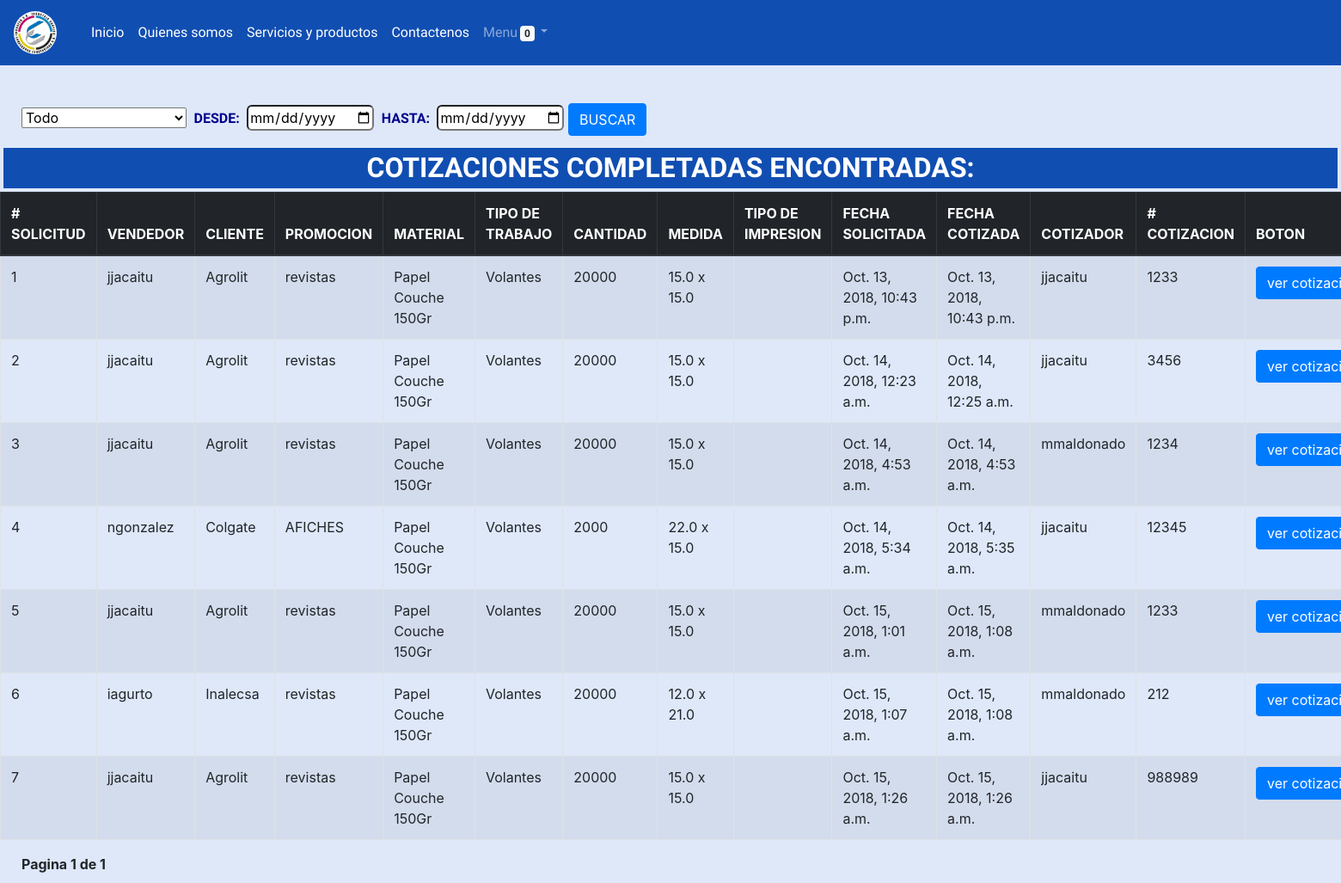
Page /cotizacion/ (signed in) on the committed database.
### cotizacion/models.py (models this page shows, shortened)
class CotizacionesSolicitadas(models.Model):
    num_solicitud = models.AutoField(primary_key = True)
    vendedor = models.CharField(max_length=20, blank=True)
    trabajo = models.CharField(max_length=40)
    nombre_cliente = models.ForeignKey(Clientes, on_delete=models.PROTECT, related_name="client")
    tipo_trabajo = models.CharField(max_length=30,null=True,blank=True)
    cantidad = models.IntegerField()
    material = models.CharField(max_length=30,null=True,blank=True)
    descripcion_material = models.CharField(max_length=30,null=True,blank=True)
    medida_alto = models.FloatField(null=True,blank=True,validators=[MaxValueValidator(99)])
    medida_ancho = models.FloatField(null=True,blank=True,validators=[MaxValueValidator(99)])
    impresion_tiro = models.CharField(max_length=30,null=True,blank=True)
    impresion_retiro = models.CharField(max_length=30,null=True,blank=True)
    uv = models.CharField(max_length=30,null=True,blank=True)
    laminado = models.CharField(max_length=30,null=True,blank=True)
    troquelado = models.CharField(max_length=30,null=True,blank=True)
    material2 = models.CharField(max_length=30,null=True,blank=True)
    medida_alto_2 = models.FloatField(null=True,blank=True,validators=[MaxValueValidator(99)])
    medida_ancho_2 = models.FloatField(null=True,blank=True,validators=[MaxValueValidator(99)])
    descripcion_material2 = models.CharField(max_length=30,null=True,blank=True)
    impresion_tiro2 = models.CharField(max_length=30,null=True,blank=True)
    impresion_retiro2 = models.CharField(max_length=30,null=True,blank=True)
    uv2 = models.CharField(max_length=30,null=True,blank=True)
    laminado2 = models.CharField(max_length=30,null=True,blank=True)
    troquelado2 = models.CharField(max_length=30,null=True,blank=True)
    material3 = models.CharField(max_length=30,null=True,blank=True)
    medida_alto_3 = models.FloatField(null=True,blank=True,validators=[MaxValueValidator(99)])
    medida_ancho_3 = models.FloatField(null=True,blank=True,validators=[MaxValueValidator(99)])
    descripcion_material3 = models.CharField(max_length=30,null=True,blank=True)
    impresion_tiro3 = models.CharField(max_length=30,null=True,blank=True)
    impresion_retiro3 = models.CharField(max_length=30,null=True,blank=True)
    uv3 = models.CharField(max_length=30,null=True,blank=True)
    laminado3 = models.CharField(max_length=30,null=True,blank=True)
    troquelado3 = models.CharField(max_length=30,null=True,blank=True)
    fecha_solicitada = models.DateTimeField(auto_now_add=True)
    detalles = models.CharField(max_length=300, blank=True,null=True)
    fecha_completada = models.DateTimeField(auto_now=True)
    cotizador = models.CharField(max_length=20, blank=True)
    numero_cotizacion = models.CharField(max_length=20, blank=True)
    imagen = models.ImageField(upload_to="uploads/", blank=True, null=True, default="none")

class Clientes(models.Model):
    nombre = models.CharField(max_length=40)
    vendedor_asociado = models.ForeignKey(Usuarios, on_delete=models.PROTECT)
    usuario = models.CharField(max_length=20, blank=True)
    def __str__(self):
        return self.nombre

### cotizacion/views.py (the view, shortened to what this page needs)
# urls.py: path("cotizacion/",views.cotizaciones_completadas, name="cotizaciones_completadas"),
@login_required
def cotizaciones_completadas(request):
    ver = False
    cotizaciones_existentes = CotizacionesSolicitadas.objects.all().filter(cotizador__exact="")
    clientes_creados = models.Clientes.objects.all().order_by("nombre")
    trabajos_creados = models.TipoDeTrabajo.objects.all().order_by("trabajo")
    cotizadores = models.Usuarios.objects.all().filter(categoria="COT").order_by("username")
    vendedores = models.Usuarios.objects.all().filter(categoria="VEN").order_by("username")
    if request.method == "GET":
        cotizaciones = CotizacionesSolicitadas.objects.all().exclude(cotizador__exact="")
        paginator = Paginator(cotizaciones,10)
        page = request.GET.get('page')
        cotizaciones_completadas = paginator.get_page(page)
        return render(request,"cotizaciones_completadas.html",{"cotizaciones_completadas":cotizaciones_completadas,"ver":ver,"clientes_creados":clientes_creados,"trabajos_creados":trabajos_creados,"cotizadores":cotizadores,"vendedores":vendedores, "cotizaciones_existentes":cotizaciones_existentes})

### templates/cotizaciones_completadas.html (shortened to what this page needs)
{% extends "base.html" %}
{% block content %}
<div class="container">
  <form enctype="multipart/form-data" method="POST">
  <select  class="seleccion" name="seleccion" onchange="filtros_busqueda(this)">
    <option value="Todo">Todo</option>
  </select>
  <label for="desde">DESDE:</label>
  <input id="desde" type="date" name="desde" value="">
  <label for="hasta">HASTA:</label>
  <input id="hasta" type="date" name="hasta" value="">
  <input type="submit" name="buscar" class="btn btn-primary" value="BUSCAR">
</div>
{% if ver == False %}
<h2>COTIZACIONES COMPLETADAS ENCONTRADAS:</h2>
<div class="">
<table class="table table-striped table-bordered">
<thead class="thead-dark">
    <th># SOLICITUD</th>
  <th>VENDEDOR</th>
  <th>CLIENTE</th>
  <th>PROMOCION</th>
  <th>MATERIAL</th>
  <th>TIPO DE TRABAJO</th>
  <th>CANTIDAD</th>
  <th>MEDIDA</th>
  <th>TIPO DE IMPRESION</th>
  <th>FECHA SOLICITADA</th>
  <th>FECHA COTIZADA</th>
  <th>COTIZADOR</th>
  <th># COTIZACION</th>
  <th>BOTON</th>
</thead>
{% for cotizacion in cotizaciones_completadas %}
{% if cotizaciones.vendedor == user.username or user.categoria == "COT" or user.categoria == "ADM" %}
<tr>
  <form enctype="multipart/form-data" method="POST">
  <td name="numero">{{ cotizacion.num_solicitud }} </td>
  <td>{{ cotizacion.vendedor }} </td>
  <td>{{ cotizacion.nombre_cliente }} </td>
  <td>{{ cotizacion.trabajo}}</td>
  <td>{{ cotizacion.material }} </td>
  <td>{{ cotizacion.tipo_trabajo }} </td>
  <td>{{ cotizacion.cantidad }} </td>
  <td>{{ cotizacion.medida_ancho }} x {{ cotizacion.medida_alto }} </td>
  <td>{{ cotizacion.impresion }}</td>
  <td>{{ cotizacion.fecha_solicitada }}</td>
  <td>{{ cotizacion.fecha_completada }}</td>
  <td>{{ cotizacion.cotizador }}</td>
  <td>{{ cotizacion.numero_cotizacion }}</td>
  <td class="celda_boton"> <input type="submit" name="ver" value="ver cotizacion" class="btn btn-primary"></td>
  </tr>
  {% endif %}
  {% endfor %}
</table>
</div>
<div class="container">
<div class="pagination" >
    <span class="step-links">
        <span class="current" style="font-weight:bold">
            Pagina {{ cotizaciones_completadas.number }} de {{ cotizaciones_completadas.paginator.num_pages }}
        </span>
    </span>
</div>
</div>
{% endif %}
{% endblock %}

### static/css_propio/style.css (style rules this page uses)
label { color: darkblue; font-weight: bold; font-family: 'Exo 2', sans-serif; padding: 4px; }
h2 { color: white; font-weight: bold; font-family: 'Exo 2', sans-serif; margin: 4px; padding: 4px; text-align: center; background-color: #104eb2; }
input { border-radius: 6px; }
.container { margin:10px; align-content: center; }
body { background-color: #dee8f9; }
td { font-weight: normal; }

### rows in the picture
CotizacionesSolicitadas: num_solicitud "1", vendedor "jjacaitu", nombre_cliente "Agrolit", trabajo "revistas", material "Papel Couche 150Gr", tipo_trabajo "Volantes", cantidad "20000", medida_ancho "15.0", medida_alto "15.0", fecha_solicitada "Oct. 13, 2018, 10:43 p.m.", fecha_completada "Oct. 13, 2018, 10:43 p.m.", cotizador "jjacaitu", numero_cotizacion "1233"
CotizacionesSolicitadas: num_solicitud "2", vendedor "jjacaitu", nombre_cliente "Agrolit", trabajo "revistas", material "Papel Couche 150Gr", tipo_trabajo "Volantes", cantidad "20000", medida_ancho "15.0", medida_alto "15.0", fecha_solicitada "Oct. 14, 2018, 12:23 a.m.", fecha_completada "Oct. 14, 2018, 12:25 a.m.", cotizador "jjacaitu", numero_cotizacion "3456"
CotizacionesSolicitadas: num_solicitud "3", vendedor "jjacaitu", nombre_cliente "Agrolit", trabajo "revistas", material "Papel Couche 150Gr", tipo_trabajo "Volantes", cantidad "20000", medida_ancho "15.0", medida_alto "15.0", fecha_solicitada "Oct. 14, 2018, 4:53 a.m.", fecha_completada "Oct. 14, 2018, 4:53 a.m.", cotizador "mmaldonado", numero_cotizacion "1234"
CotizacionesSolicitadas: num_solicitud "4", vendedor "ngonzalez", nombre_cliente "Colgate", trabajo "AFICHES", material "Papel Couche 150Gr", tipo_trabajo "Volantes", cantidad "2000", medida_ancho "22.0", medida_alto "15.0", fecha_solicitada "Oct. 14, 2018, 5:34 a.m.", fecha_completada "Oct. 14, 2018, 5:35 a.m.", cotizador "jjacaitu", numero_cotizacion "12345"
CotizacionesSolicitadas: num_solicitud "5", vendedor "jjacaitu", nombre_cliente "Agrolit", trabajo "revistas", material "Papel Couche 150Gr", tipo_trabajo "Volantes", cantidad "20000", medida_ancho "15.0", medida_alto "15.0", fecha_solicitada "Oct. 15, 2018, 1:01 a.m.", fecha_completada "Oct. 15, 2018, 1:08 a.m.", cotizador "mmaldonado", numero_cotizacion "1233"
CotizacionesSolicitadas: num_solicitud "6", vendedor "iagurto", nombre_cliente "Inalecsa", trabajo "revistas", material "Papel Couche 150Gr", tipo_trabajo "Volantes", cantidad "20000", medida_ancho "12.0", medida_alto "21.0", fecha_solicitada "Oct. 15, 2018, 1:07 a.m.", fecha_completada "Oct. 15, 2018, 1:08 a.m.", cotizador "mmaldonado", numero_cotizacion "212"
CotizacionesSolicitadas: num_solicitud "7", vendedor "jjacaitu", nombre_cliente "Agrolit", trabajo "revistas", material "Papel Couche 150Gr", tipo_trabajo "Volantes", cantidad "20000", medida_ancho "15.0", medida_alto "15.0", fecha_solicitada "Oct. 15, 2018, 1:26 a.m.", fecha_completada "Oct. 15, 2018, 1:26 a.m.", cotizador "jjacaitu", numero_cotizacion "988989"

### other values in the picture
{{ cotizaciones_existentes|length }} "0"
{{ cotizaciones_completadas.number }} "1"
{{ cotizaciones_completadas.paginator.num_pages }} "1"
